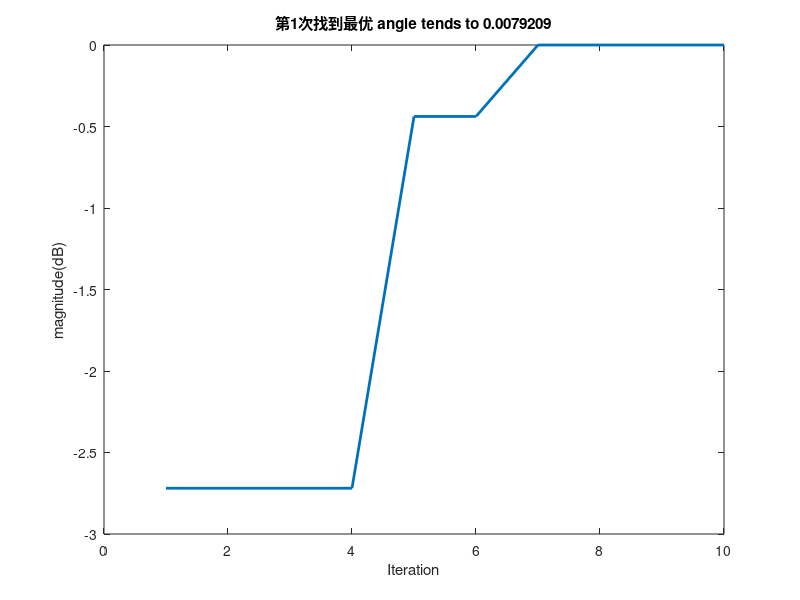
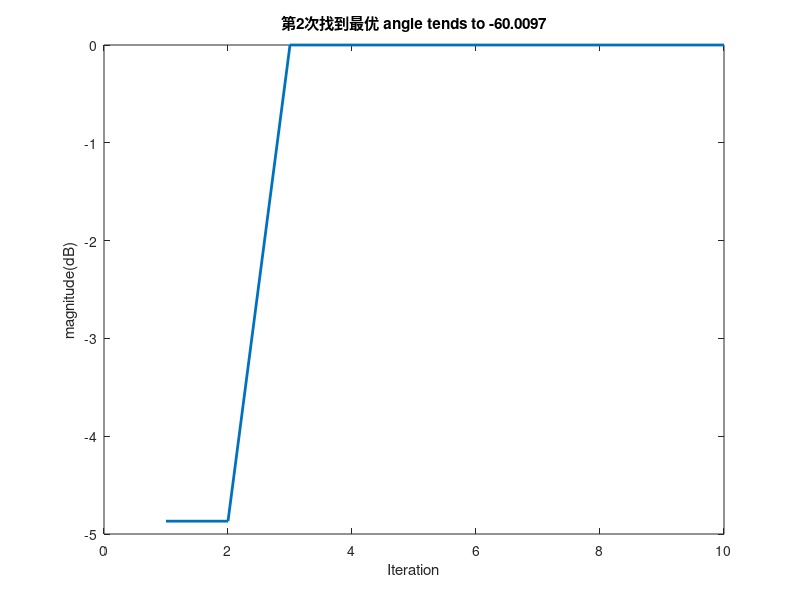
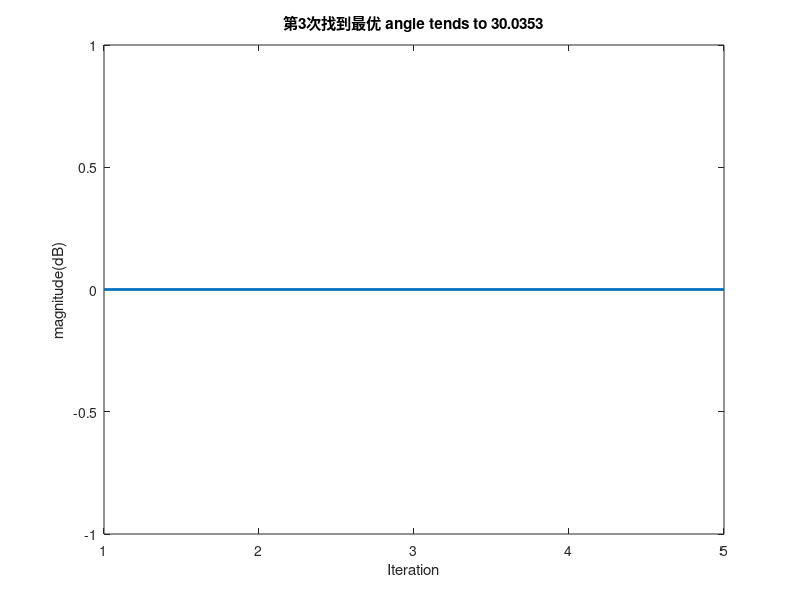
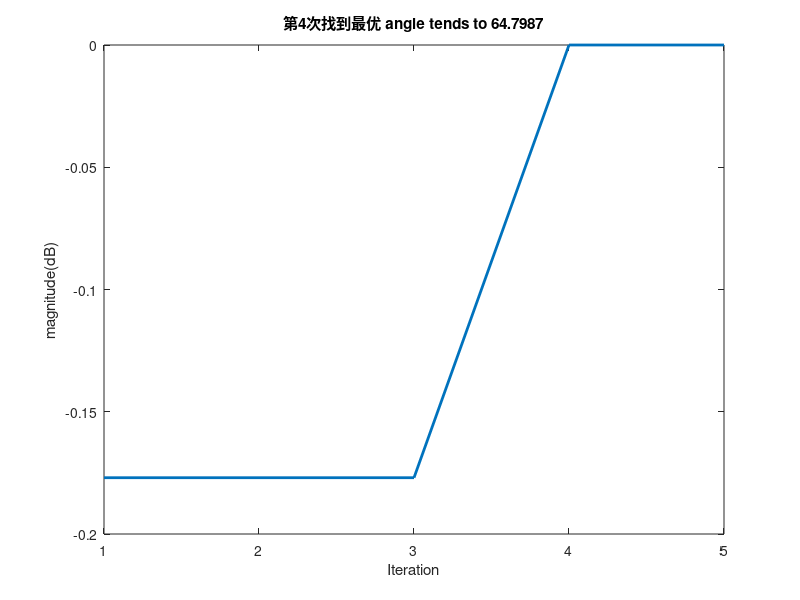

MATLAB code for these plots, in order:
%
% Copyright (c) 2015, Yarpiz (www.yarpiz.com)
% All rights reserved. Please read the "license.txt" for license terms.
%
% Project Code: YPEA107
% Project Title: Implementation of Differential Evolution (DE) in MATLAB
% Publisher: Yarpiz (www.yarpiz.com)
%
% Developer: S. Mostapha Kalami Heris (Member of Yarpiz Team)
%
% Contact Info: sm.kalami@gmail.com, info@yarpiz.com
%

clc;
clear;
close all;

%% Problem Definition
nVar=1;             % Number of Decision Variables
VarSize=[1 nVar];   % Size of Decision Variables Matrix
VarMin=-90;         % Lower Bound of Variables
VarMax= 90;         % Upper Bound of Variables
derad=pi/180;                             %角度->弧度
redeg=180/pi;                             %弧度->角度
twpi=2*pi;
kelm=16;                                   %阵元数
dd=0.5;                                   %阵元间距
d=0:dd:(kelm-1)*dd;
iwave=4;                                  %信源数
theta=[-60  0  30  65];                   %波达方向测试数据
pw=[1 0.8 0.7 0.6]';                      %信号功率,维度需要保持和theta一样
nv=ones(1,kelm);                          %归一化噪声方差
snr=20;                                   %信噪比
snr0=10^(snr/10);
n=200;                                    %采样数

%% DE Parameters

MaxIt=1000;      % Maximum Number of Iterations

nPop=50;        % Population Size

beta_min=0.2;   % Lower Bound of Scaling Factor
beta_max=0.8;   % Upper Bound of Scaling Factor

pCR=0.2;        % Crossover Probability


%% 搜索过程
angel = [];                     % 搜索获得的角度
count=0;counta=1;               % count表示得到的局部最优解的个数，counta表示找到的最优个数
BestC = [];                     % 存储找到的所有最优功率和所有最优角度
BestP = [];
while counta <= iwave                   % 信源数即为局部最优解的个数
    count=count+1;
    disp(['--->第',num2str(count),'次尝试寻找最优角度']);

    %% Function And Init
    A=exp(-1i*twpi*d.'*sin(theta*derad));     %方向向量
    K=length(d);                              %k其实等于阵元数
    cr=zeros(K,K);
    L=length(theta);                          %L为测试角度的总个数
    data=randn(L,n);
    data=sign(data);
    s=diag(pw)*data;                          %信源信号3*200                   
    received_signal=A*s;                      %接受信号
    cx=received_signal+diag(sqrt(nv/snr0/2))*(randn(K,n)+1i*randn(K,n));%增加噪声
    Rxx=cx*cx'/n;
    G=Rxx(:,1:iwave);
    H=Rxx(:,iwave+1:end);
    P=inv(G'*G)*G'*H;                         %传播算子矩阵
    Q=[P',-diag(ones(1,kelm-iwave))];         %Q矩阵

    %% Initialization

    empty_individual.Position=[];
    empty_individual.Cost=[];

    BestSol.Cost=inf;

    pop=repmat(empty_individual,nPop,1);

    for i=1:nPop

        pop(i).Position=unifrnd(VarMin,VarMax,VarSize);

        phim=derad*pop(i).Position;
        a=exp(-1i*twpi*d*sin(phim)).';
        SP=1/(a'*(Q'*Q)*a);
        SP=abs(SP);
        pop(i).Cost=-SP;                    %计算评价值



        if pop(i).Cost<BestSol.Cost
            BestSol=pop(i);                   %评估值越小越好
        end

    end

    BestCost=[];
    BestPosition=[];

    %% DE Main Loop

    for it=1:MaxIt

        for i=1:nPop

            x=pop(i).Position;

            AA=randperm(nPop);

            AA(AA==i)=[];

            a=AA(1);
            b=AA(2);
            c=AA(3);

            % Mutation the ist item excepted
            %beta=unifrnd(beta_min,beta_max);
            beta=unifrnd(beta_min,beta_max,VarSize);
            y=pop(a).Position+beta.*(pop(b).Position-pop(c).Position);

            %apply limitation
            y = max(y, VarMin);
            y = min(y, VarMax);

            % Crossover
            z=zeros(size(x));
            j0=randi([1 numel(x)]);           %从位置变量中任选出一个索引
            for j=1:numel(x)
                if j==j0 || rand<=pCR
                    z(j)=y(j);                %y为变异之后的值
                else
                    z(j)=x(j);                %x为原来的值
                end
            end

            NewSol.Position=z;

            phim=derad*NewSol.Position;
            a=exp(-1i*twpi*d*sin(phim)).';
            SP=1/(a'*(Q'*Q)*a);
            SP=abs(SP);
            NewSol.Cost=-SP;                      %突变之后的评估函数


            if NewSol.Cost<pop(i).Cost
                pop(i)=NewSol;

                if pop(i).Cost<BestSol.Cost
                    BestSol=pop(i);              %更新全局最优解，最小越好
                end
            end

        end

        % Update Best Cost

        BestCost(it,:) = BestSol.Cost;
        BestPosition(it,:) = BestSol.Position;


        if mod(it,5) == 0  % 每隔5次数打印一次
            disp(['  Iteration ' num2str(it) ': Best Cost = ' num2str(BestCost(it)) ...
                ' Angle = ' num2str(BestPosition(it))]);

            % 判断是否连续5个都相差在1度范围内,是则跳出，
            % 判断是否陷入局部，超过5次角度接近相似，跳出循环，重新初始化寻找
            if all(abs(BestPosition(it-4:it-1)-BestPosition(it))<=1)
                break;
            end
        end

    end

    %% 判断寻找到的角度是否重复，如果重复则不存储
    if count == 1
        angel(counta) = BestPosition(it);         
    else        
        if all(abs(angel-BestPosition(it))>1)   %判断是否找到相似角度，超过1度，不相似可以存储
            angel(counta) = BestPosition(it);
        else
            continue; 
        end
    end
    disp([' * 找到', num2str(counta),' 个最优角度']);

    % 计算功率
    CostRate=abs(BestCost);
    CostRate_Max=max(CostRate);
    CostRate=10*log10(CostRate/CostRate_Max);

    % 绘画出适应度函数值
    figure;
    plot(CostRate,'LineWidth',2);
    title(['第',num2str(counta),'次找到最优',' angle tends to ',num2str(angel(counta))]);
    xlabel('Iteration');
    ylabel('magnitude(dB)');

    % 存储找到的最优功率和最优角度
    BestC=[BestC;CostRate];
    BestP=[BestP;BestPosition];

    counta = counta+1;

end

figure; % 真实与实验获得对比
plot(sort(angel),'r*');
hold on
plot(sort(theta),'b.');
title(' 真实与实验获得对比 ');
xlabel('Numbers');
ylabel('angels');
set(gca,'XTick',1:iwave)
grid on;

figure; % 所有寻找到的功率变化
plot(BestC,'LineWidth',2);
title('所有寻找到的功率变化');
xlabel('Iteration');
ylabel('magnitude/(dB)');

figure; % 所有寻找到的角度变化
plot(BestP,'LineWidth',2);
title('所有寻找到的角度变化');
xlabel('Iteration');
ylabel('angle/(度)');
angel